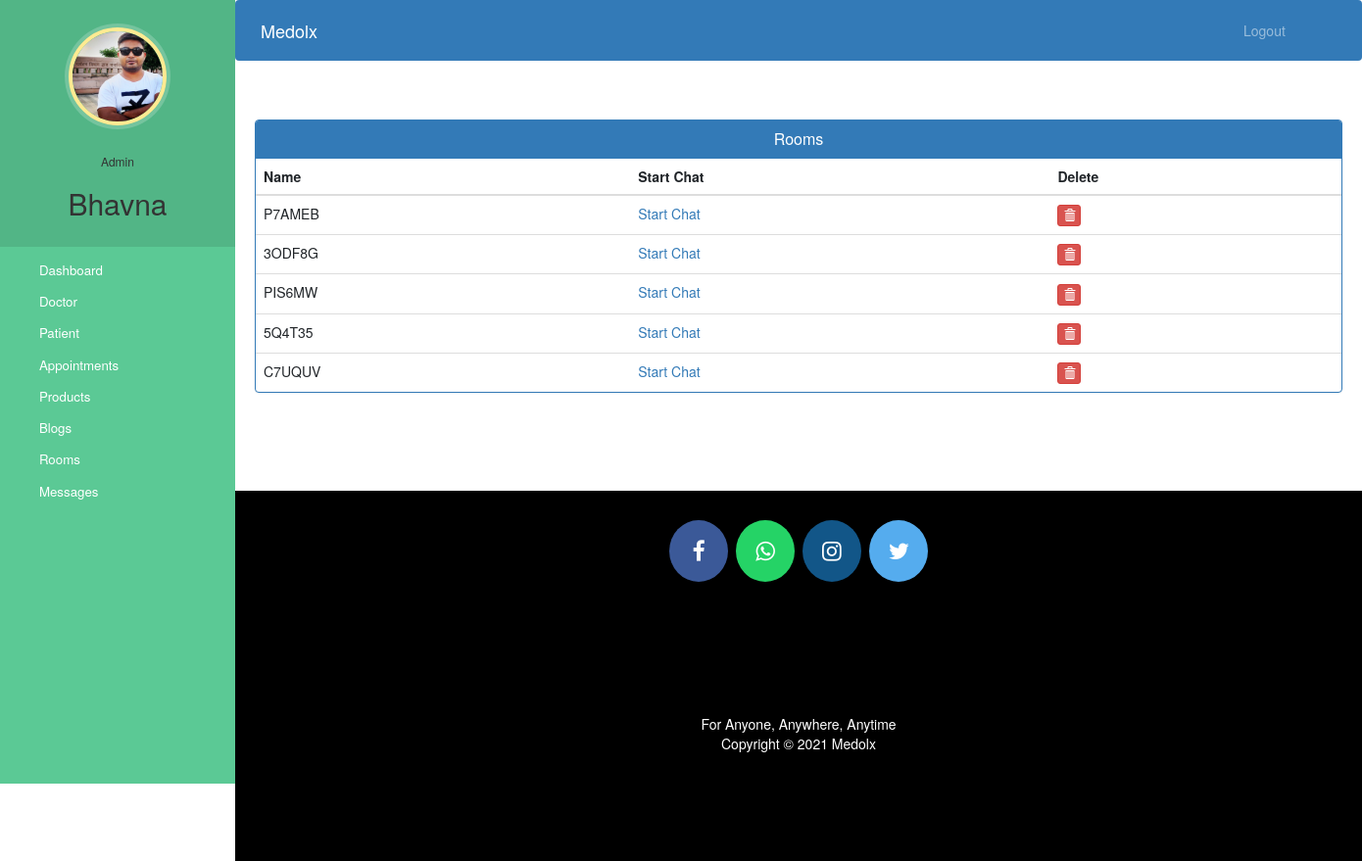
/admin_view_room (signed in), run on the app's committed database.
### medolx/models.py (models this page shows)
class Room(models.Model):
    name = models.CharField(max_length=1000)

### medolx/views.py (the view)
# urls.py: path('admin_view_room', views.admin_view_room, name="admin_view_room"),
@user_passes_test(lambda u: u.is_superuser)
def admin_view_room(request):
    rooms=models.Room.objects.all()
    username=hash_fn.hash(request.user.id)
    return render(request,'admin_view_room.html',{'rooms':rooms, 'username':username})

### templates/admin_view_room.html (shortened to what this page needs)
{% extends 'admin_base.html' %}
{% block content %}
{%load static%}
<head>
  <link href="//netdna.bootstrapcdn.com/bootstrap/3.0.0/css/bootstrap.min.css" rel="stylesheet" id="bootstrap-css">
</head>
<div class="container">
  <div class="panel panel-primary">
    <div class="panel-heading">
      <h6 class="panel-title">Rooms</h6>
    </div>
    <table class="table table-hover" id="dev-table">
      <thead>
        <tr>
          <th>Name</th>
          <th>Start Chat</th>
          <th>Delete</th>
        </tr>
      </thead>
      {% for r in rooms %}
      <tr>
        <td> {{r.name}}</td>
        <td><a href="{{r.name}}/{{username}}">Start Chat</a></td>
        <td><a class="btn btn-danger btn-xs" href="{% url 'admin_delete_room' r.id  %}"><span class="glyphicon glyphicon-trash"></span></a></td>
      </tr>
      {% endfor %}
    </table>
  </div>
</div>
{% endblock content %}

### templates/admin_base.html (shortened to what this page needs)
<!DOCTYPE html>
{% load static %}
<html lang="en">
<head>
  <link rel="stylesheet" href="https://stackpath.bootstrapcdn.com/bootstrap/4.3.1/css/bootstrap.min.css">
  <link rel="stylesheet" href="https://maxcdn.bootstrapcdn.com/font-awesome/4.7.0/css/font-awesome.min.css">
  <link rel="stylesheet" href="{% static '/style.css' %}">
</head>
<body>
  <nav class="menu" tabindex="0">
    <header class="avatar">
      <img src="{% static "images/doctorbhaiya.jpg" %}" />
      <br><br>
      <h6>Admin</h6>
      <h2>{{request.user.username}}</h2>
    </header>
    <ul>
      <li tabindex="0" class="icon-dashboard"> <a style="color:white; text-decoration:none;" href="/admin_dashboard"><span>Dashboard</span></a> </li>
      <li tabindex="0" class="icon-customers"> <a style="color:white; text-decoration:none;" href="/admin_doctor"><span>Doctor</span></a></li>
      <li tabindex="0" class="icon-users"> <a style="color:white; text-decoration:none;" href="/admin_patient"><span>Patient</span></a></li>
      <li tabindex="0" class="icon-calendar"> <a style="color:white; text-decoration:none;" href="/admin_view_appointments"><span>Appointments</span></a></li>
      <li tabindex="0" class="icon-customers"> <a style="color:white; text-decoration:none;" href="/admin_view_product"><span>Products</span></a></li>
      <li tabindex="0" class="icon-calendar"> <a style="color:white; text-decoration:none;" href="/admin_view_blog"><span>Blogs</span></a></li>
      <li tabindex="0" class="icon-calendar"> <a style="color:white; text-decoration:none;" href="/admin_view_room"><span>Rooms</span></a></li>
      <li tabindex="0" class="icon-calendar"> <a style="color:white; text-decoration:none;" href="/admin_view_message"><span>Messages</span></a></li>
    </ul>
  </nav>
  <main>
    <div class="bs-example">
      <nav class="navbar navbar-expand-md  navbar-dark fixed-top" style="background:#337AB7;">
        <a href="/admin_dashboard" class="navbar-brand">Medolx</a>
        <div class="collapse navbar-collapse justify-content-between" id="navbarCollapse">
          <div class="navbar-nav" style=" margin-left: 90%;">
            <a href="logout" class="nav-item nav-link">Logout</a>
          </div>
        </div>
      </nav>
    </div>
    <br><br>
    {% block content %}
    {% endblock content %}
    <br><br><br><br>
    <footer>
      <p>
        <a id="ftr" href="https://facebook.com/sumit.luv/" class="fa fa-facebook"></a>
        <a id="ftr" href="https://api.whatsapp.com/send?phone=919572181024&text=Hello%20Sumit.%0d%0aHow%20are%20you%20%3f%0d%0aI%20came%20from%20your%20website.&source=&data=#" class="fa fa-whatsapp"></a>
        <a id="ftr" href="https://instagram.com/sumit.luv" class="fa fa-instagram"></a>
        <a id="ftr" href="https://twitter.com/sumitkumar1503" class="fa fa-twitter"></a>
      </p>
      <br>
      <div class="container">
        <div class="row">
          <div class="col-md-12 col-sm-12">
            <div style="color:#ffffff;" class="wow fadeInUp footer-copyright">
              <p>For Anyone, Anywhere, Anytime<br>
                Copyright &copy; 2021 Medolx </p>
            </div>
          </div>
        </div>
      </div>
    </footer>
  </main>
</body>
</html>

### static/css/style.css (style rules this page uses)
* { padding: 0; margin: 0; text-decoration: none; list-style: none; box-sizing: border-box; }
a { text-decoration: none !important; }
h1,h2,h3,h4,h5,h6 { color:hsl(0, 0%, 30%); }
.btn { border-radius: 0; }

### templates/admin_base.html (style rules this page uses)
body { overflow-x: hidden; }
a:link { text-decoration: none; }
a { color: white; }
footer { padding: 0px 0px 0px 0px; background-color: black; margin: 0px; }
#ftr { padding: 20px; }
.fa { font-size: 23px; width: 60px; text-align: center; text-decoration: none; margin: 5px 2px; border-radius: 50%; }
.fa-facebook { background: #3B5998; color: white; margin-top: 30px; }
.fa-whatsapp { background: #25d366; color: white; }
.fa-twitter { background: #55ACEE; color: white; }
.fa-instagram { background: #125688; color: white; }
p { text-align: center; }
body { padding-left: 240px; }
main { position: relative; height: 100vh; }
.menu { background: #5bc995; height: 100vh; width: 240px; position: fixed; top: 0px; left: 0; z-index: 5; outline: none; }
.menu .avatar { background: rgba(0, 0, 0, 0.1); padding: 2em 0.5em; text-align: center; }
.menu .avatar img { width: 100px; border-radius: 50%; overflow: hidden; border: 4px solid #ffea92; box-shadow: 0 0 0 4px rgba(255, 255, 255, 0.2); }
.menu .avatar h2 { font-weight: normal; margin-bottom: 0; }
.menu ul { list-style: none; padding: 0.5em 0; margin: 0; }
.menu ul li { padding: 0.5em 1em 0.5em 3em; font-size: 0.95em; font-weight: regular; background-repeat: no-repeat; background-position: left 15px center; background-size: auto 20px; transition: all 0.15s linear; cursor: pointer; }
.menu ul li.icon-dashboard { background-image: url("http://www.entypo.com/images//gauge.svg"); }
.menu ul li.icon-customers { background-image: url("http://www.entypo.com/images//briefcase.svg"); }
.menu ul li.icon-users { background-image: url("http://www.entypo.com/images//users.svg"); }
.menu ul li.icon-calendar { background-image: url("http://www.entypo.com/images//calendar.svg"); }

### templates/admin_view_room.html (style rules this page uses)
a:link { text-decoration: none; }
h6 { text-align: center; }
.row { margin: 100px; }

### data on the page
Room: name "P7AMEB"
Room: name "3ODF8G"
Room: name "PIS6MW"
Room: name "5Q4T35"
Room: name "C7UQUV"

### other printed values
{{ request.user.username }} "Bhavna"
